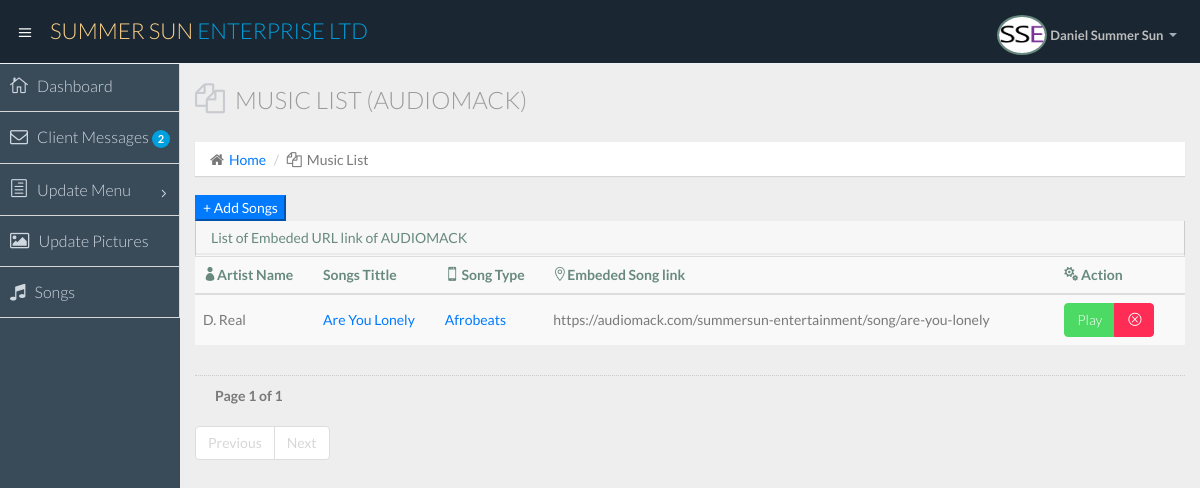
Screenshot of /admin/songs.php (signed in) with the database file from the repository.
### tables this page shows
CREATE TABLE IF NOT EXISTS `songs` (
  `id` int(11) NOT NULL AUTO_INCREMENT,
  `songlink` varchar(1000) NOT NULL,
  `songtittle` varchar(100) NOT NULL,
  `artist` varchar(100) NOT NULL,
  `songtype` varchar(50) NOT NULL,
  PRIMARY KEY (`id`)
);

### admin/songs.php (the view, shortened to what this page needs)
<?php
include("top.php");
include("sidebar.php");
?>
    <section id="main-content">
      <section class="wrapper">
        <div class="row">
          <div class="col-lg-12">
            <h3 class="page-header"><i class="fa fa-files-o"></i>Music List (AUDIOMACK)</h3>
            <ol class="breadcrumb">
              <li><i class="fa fa-home"></i><a href="index.php">Home</a></li>
              <li><i class="fa fa-files-o"></i>Music List</li>
            </ol>
          </div>
        </div>
        <button type="button" class=" btn-primary" data-toggle="modal" data-target="#myModal">+ Add Songs</button>
        <div class="row">
          <div class="col-lg-12">
            <section class="panel">
              <header class="panel-heading">
                List of Embeded URL link of AUDIOMACK
              </header>
              <div class="table-responsive">
<table class="table table-striped table-advance table-hover" >
  <tr>
    <th><i class="icon_profile"></i>Artist Name</th>
    <th>Songs Tittle</th>
    <th><i class="icon_mobile"></i> Song Type</th>
    <th><i class="icon_pin_alt"></i>Embeded Song link</th>
    <th colspan="2" align="center" width="13%"><i class="icon_cogs"></i> Action</th>
  </tr>
<?php
if (isset($_GET['page_no']) && $_GET['page_no']!="") {
    $page_no = $_GET['page_no'];
    } else {
        $page_no = 1;
        }
        $total_records_per_page = 10;
        $offset = ($page_no-1) * $total_records_per_page;
$previous_page = $page_no - 1;
$next_page = $page_no + 1;
$result_count = mysqli_query(
$connection,
"SELECT COUNT(*) As total_records FROM songs"
);
$total_records = mysqli_fetch_array($result_count);
$total_records = $total_records['total_records'];
$total_no_of_pages = ceil($total_records / $total_records_per_page);
$result = mysqli_query(
    $connection,
    "SELECT * FROM songs ORDER BY ID DESC LIMIT $offset, $total_records_per_page"
    );
while($rows= mysqli_fetch_array($result)){
?>
<tbody>
  <tr>
  <td>
  <?php echo $rows["artist"];?>
  </td>
  <td>
  <a href="#"><?php echo $rows["songtittle"]; ?>
  </td>
  <td>
  <a href="#"><?php echo $rows["songtype"]; ?>
  </td>
  <td>
  <?php echo $rows["songlink"]; ?>
  </td>
  <th>
  <div class="btn-group">
  <a class="btn btn-success" href="<?php echo $rows['songlink'];?>" target="_blank">Play</a>
  <a class="btn btn-danger" href="delete_song.php?id=<?php echo $rows['id'];?>"  onclick="return confirm('Are You Sure, You Want to Remove this Song Record?');"><i class="icon_close_alt2"></i></a>
</div>
</th>
  </tr>
  <?php
}
?>
</tbody>
</table>
</div>
</section>
          </div>
        </div>
<div style='padding: 10px 20px 0px; border-top: dotted 1px #CCC;'>
<strong>Page <?php echo $page_no." of ".$total_no_of_pages; ?></strong>
</div>
<ul class="pagination">
<li <?php if($page_no <= 1){ echo "class='disabled'"; } ?>>
<a <?php if($page_no > 1){
echo "href='?page_no=$previous_page'";
} ?>>Previous</a>
</li>
<li <?php if($page_no >= $total_no_of_pages){
echo "class='disabled'";
} ?>>
<a <?php if($page_no < $total_no_of_pages) {
echo "href='?page_no=$next_page'";
} ?>>Next</a>
</li>
</ul>
</body>
</body>
</html>

### admin/top.php (shortened to what this page needs)
<?php
include("../connection.php");
$result = mysqli_query($connection,"SELECT * FROM admin ");
     $row = mysqli_fetch_array($result);
?>
<!DOCTYPE html>
<html lang="en">
<head>
  <link href="css/bootstrap.min.css" rel="stylesheet">
  <link href="css/bootstrap-theme.css" rel="stylesheet">
  <link href="css/elegant-icons-style.css" rel="stylesheet" />
  <link href="css/font-awesome.min.css" rel="stylesheet" />
  <link href="assets/fullcalendar/fullcalendar/bootstrap-fullcalendar.css" rel="stylesheet" />
  <link href="assets/fullcalendar/fullcalendar/fullcalendar.css" rel="stylesheet" />
  <link href="assets/jquery-easy-pie-chart/jquery.easy-pie-chart.css" rel="stylesheet" type="text/css" media="screen" />
  <link rel="stylesheet" href="css/owl.carousel.css" type="text/css">
  <link href="css/jquery-jvectormap-1.2.2.css" rel="stylesheet">
  <link rel="stylesheet" href="css/fullcalendar.css">
  <link href="css/widgets.css" rel="stylesheet">
  <link href="css/style.css" rel="stylesheet">
  <link href="css/style-responsive.css" rel="stylesheet" />
  <link href="css/xcharts.min.css" rel=" stylesheet">
  <link href="css/jquery-ui-1.10.4.min.css" rel="stylesheet">
</head>
<body>
  <section id="container" class="">
    <header class="header dark-bg">
      <div class="toggle-nav">
        <div class="icon-reorder tooltips" data-original-title="Toggle Navigation" data-placement="bottom"><i class="icon_menu"></i></div>
      </div>
      <a href="index.php" class="logo">Summer Sun <span class="lite">Enterprise Ltd</span></a>
      <div class="top-nav notification-row">
        <ul class="nav pull-right top-menu">
            </ul>
          <li id="mail_notificatoin_bar" class="dropdown">
            <a data-toggle="dropdown" class="dropdown-toggle" href="#">
                        </a>
          </li>
          <li class="dropdown">
            <a data-toggle="dropdown" class="dropdown-toggle" href="#">
                            <span class="profile-ava">
                                <img alt="" src="img/SSE.jpg" width="50" height="40" alt="image">
                            </span>
                            <span class="username"><b><?php echo $row['firstname']. " " .$row['lastname'] ?></b></span>
                            <b class="caret"></b>
                        </a>
          </li>
      </div>
    </header>

### rows the page displays
songs: artist "D. Real", songtittle "Are You Lonely", songtype "Afrobeats", songlink "https://audiomack.com/summersun-entertainment/song/are-you-lonely"

### other values shown
$row['firstname'] "Daniel"
$row['lastname'] "Summer Sun"
$count['total'] "2"
$page_no "1"
$total_no_of_pages "1"
